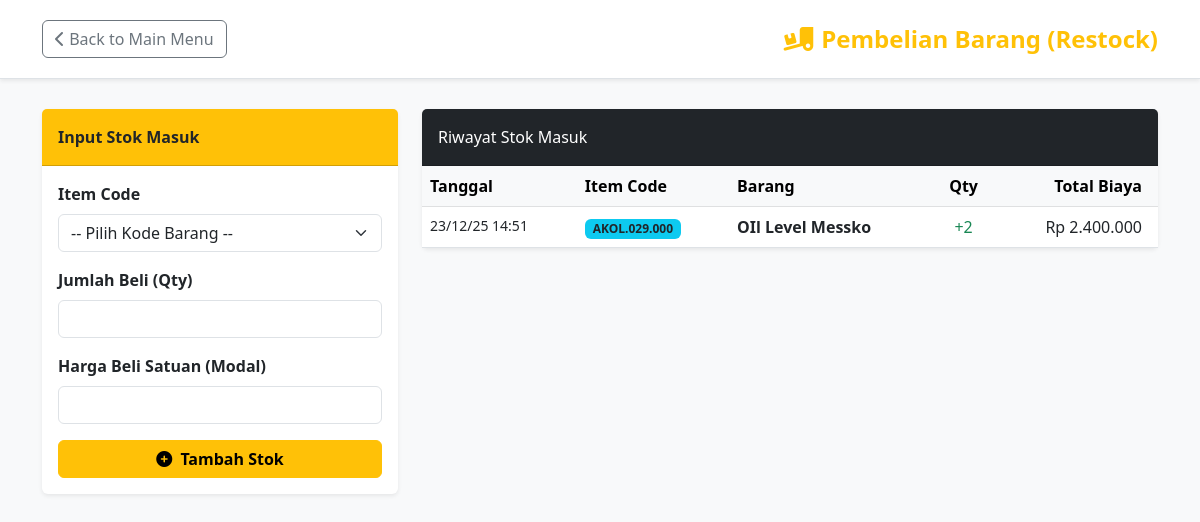
The page /pembelian.php (signed in) on the database its author committed.
### tables this page shows
CREATE TABLE `pembelian` (
  `id_pembelian` int(11) NOT NULL,
  `item_code` varchar(20) DEFAULT NULL,
  `tgl_pembelian` datetime DEFAULT current_timestamp(),
  `jumlah_beli` int(11) DEFAULT NULL,
  `harga_beli` int(11) DEFAULT NULL
);

CREATE TABLE `daftar_barang` (
  `item_code` varchar(12) NOT NULL,
  `item_name` varchar(200) NOT NULL,
  `qty` int(11) NOT NULL,
  `harga` decimal(15,2) DEFAULT NULL
);

### pembelian.php (the view, shortened to what this page needs)
<?php
include 'koneksi.php';
?>
<!DOCTYPE html>
<html lang="id">
<head>
    <link href="https://cdn.jsdelivr.net/npm/bootstrap@5.3.0/dist/css/bootstrap.min.css" rel="stylesheet">
    <link rel="stylesheet" href="https://cdnjs.cloudflare.com/ajax/libs/font-awesome/6.0.0/css/all.min.css">
</head>
<body>
<div class="header-section shadow-sm">
    <div class="container d-flex justify-content-between align-items-center">
        <a href="main_menu.php" class="btn btn-outline-secondary">
            <i class="fas fa-chevron-left"></i> Back to Main Menu
        </a>
        <h4 class="mb-0 fw-bold text-warning"><i class="fas fa-truck-loading me-2"></i>Pembelian Barang (Restock)</h4>
    </div>
</div>
<div class="container">
    <div class="row">
        <div class="col-md-4 mb-4">
            <div class="card shadow-sm border-0">
                <div class="card-header bg-warning text-dark py-3 fw-bold">Input Stok Masuk</div>
                <div class="card-body">
                    <form action="proses_pembelian.php" method="post">
                        <div class="mb-3">
                            <label class="form-label fw-bold">Item Code</label>
                            <select name="item_code" class="form-select" required>
                                <option value="">-- Pilih Kode Barang --</option>
                            </select>
                        </div>
                        <div class="mb-3">
                            <label class="form-label fw-bold">Jumlah Beli (Qty)</label>
                            <input type="number" name="jumlah_beli" class="form-control" min="1" required>
                        </div>
                        <div class="mb-3">
                            <label class="form-label fw-bold">Harga Beli Satuan (Modal)</label>
                            <input type="number" name="harga_beli" class="form-control" required>
                        </div>
                        <button type="submit" class="btn btn-warning w-100 fw-bold">
                            <i class="fas fa-plus-circle me-1"></i> Tambah Stok
                        </button>
                    </form>
                </div>
            </div>
        </div>
        <div class="col-md-8">
            <div class="card shadow-sm border-0">
                <div class="card-header bg-dark text-white py-3">Riwayat Stok Masuk</div>
                <div class="card-body p-0">
                    <table class="table table-hover mb-0">
                        <thead class="table-light">
                            <tr>
                                <th>Tanggal</th>
                                <th>Item Code</th>
                                <th>Barang</th>
                                <th class="text-center">Qty</th>
                                <th class="text-end pe-3">Total Biaya</th>
                            </tr>
                        </thead>
                        <tbody>
                            <?php
                            $query = "SELECT p.*, b.item_name FROM pembelian p
                                      JOIN daftar_barang b ON p.item_code = b.item_code
                                      ORDER BY p.tgl_pembelian DESC";
                            $res = mysqli_query($koneksi, $query);
                            while($row = mysqli_fetch_array($res)){
                                $total = $row['jumlah_beli'] * $row['harga_beli'];
                                echo "<tr>
                                    <td class='small'>".date('d/m/y H:i', strtotime($row['tgl_pembelian']))."</td>
                                    <td><span class='badge bg-info text-dark'>".$row['item_code']."</span></td>
                                    <td class='fw-bold'>".$row['item_name']."</td>
                                    <td class='text-center text-success'>+".$row['jumlah_beli']."</td>
                                    <td class='text-end pe-3'>Rp ".number_format($total, 0, ',', '.')."</td>
                                </tr>";
                            }
                            ?>
                        </tbody>
                    </table>
                </div>
            </div>
        </div>
    </div>
</div>
</body>
</html>

### pembelian.php (style rules this page uses)
body { background-color: #f8f9fa; }
.header-section { background: white; padding: 20px 0; border-bottom: 1px solid #dee2e6; margin-bottom: 30px; }

### rows shown on the page
pembelian: tgl_pembelian "23/12/25 14:51", item_code "AKOL.029.000", item_code.item_name "OIl Level Messko", jumlah_beli "2", total "2.400.000"
